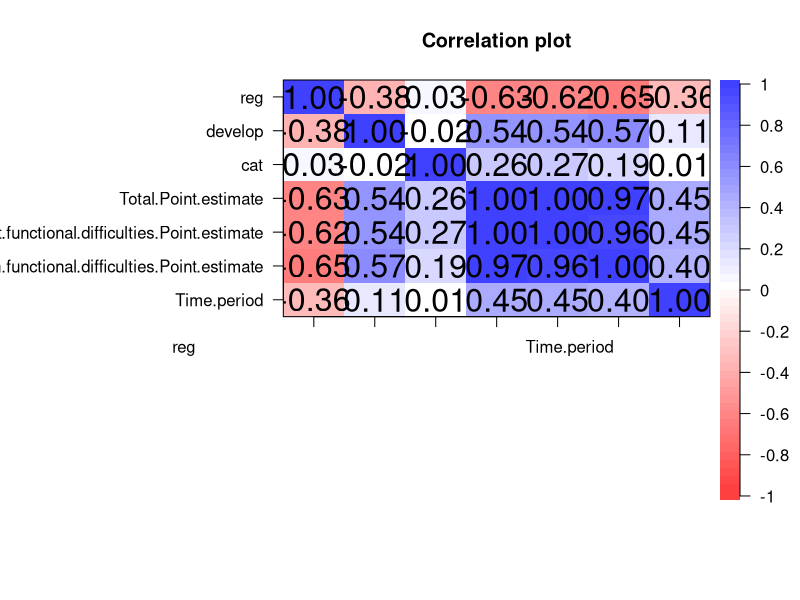
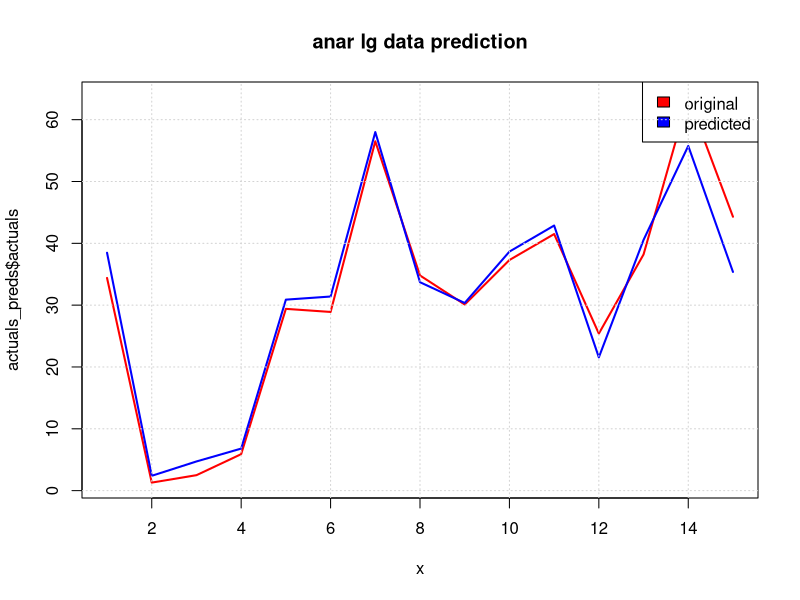

R code for these plots, in order:
library(psych)
library(caret)
library(dplyr)
library(car)
library(Metrics)

baca=read.csv("Reading.csv")
dt3=subset(baca,select = c(reg,develop,cat,
                           Total.Point.estimate,Children.without.functional.difficulties.Point.estimate,
                           Children.with.functional.difficulties.Point.estimate,Time.period))
corPlot(cor(dt3))

set.seed(4)
split1<- sample(c(rep(0, 0.7 * nrow(dt3)), rep(1, 0.3 * nrow(dt3))))
table(split1)
train=dt3[split1==0,]
test=dt3[split1==1,]

model=lm(Children.with.functional.difficulties.Point.estimate~.,data = train)
dtPred=predict(model,test)

actuals_preds <- data.frame(cbind(actuals=test$Children.with.functional.difficulties.Point.estimate, predicteds=dtPred))


mse = mean((actuals_preds$actuals - actuals_preds$predicteds)^2)
mae = MAE(actuals_preds$actuals, actuals_preds$predicteds)
rmse = RMSE(actuals_preds$actuals, actuals_preds$predicteds)

cat("MSE: ", mse, "MAE: ", mae, " RMSE: ", rmse)
#MSE:  13.48742 MAE:  2.817267  RMSE:  3.672523

x = 1:length(actuals_preds$actuals)
plot(x, actuals_preds$actuals, col = "red", type = "l", lwd=2,
     main = "anar lg data prediction")
lines(x, actuals_preds$predicteds, col = "blue", lwd=2)
legend("topright",  legend = c("original", "predicted"), 
       fill = c("red", "blue"), col = 2:3,  adj = c(0, 0.6))
grid()
cor(actuals_preds)
#              actuals predicteds
# actuals    1.0000000  0.9784178
# predicteds 0.9784178  1.0000000

summary(model)
# Call:
#   lm(formula = Children.with.functional.difficulties.Point.estimate ~ 
#        ., data = train)
# 
# Residuals:
#   Min       1Q   Median       3Q      Max 
# -11.3713  -0.7627   0.4866   2.1866   5.9321 
# 
# Coefficients:
#   Estimate Std. Error t value Pr(>|t|)    
# (Intercept)                                             -1.268e+03  1.667e+03  -0.761    0.453    
# reg                                                     -9.082e-02  4.167e-01  -0.218    0.829    
# develop                                                  1.736e+00  1.225e+00   1.416    0.167    
# cat                                                     -4.849e-01  1.413e+00  -0.343    0.734    
# Total.Point.estimate                                     5.346e+00  7.070e-01   7.561 1.60e-08 ***
#   Children.without.functional.difficulties.Point.estimate -4.469e+00  7.005e-01  -6.379 4.19e-07 ***
#   Time.period                                              6.288e-01  8.258e-01   0.761    0.452    
# ---
#   Signif. codes:  0 '***' 0.001 '**' 0.01 '*' 0.05 '.' 0.1 ' ' 1
# 
# Residual standard error: 3.599 on 31 degrees of freedom
# Multiple R-squared:  0.9722,	Adjusted R-squared:  0.9668 
# F-statistic: 180.7 on 6 and 31 DF,  p-value: < 2.2e-16
